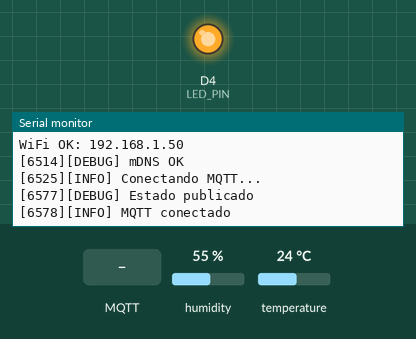
Recording of a sketch running on a simulated ESP8266 (NodeMCU). On the bench: output pins drawn as LEDs (lit = HIGH), the last lines printed to the serial monitor. Inputs (shaded band) come from the test bench; at power-on: humidity 55 %, temperature 24 °C. WiFi joins after 1.5 s; servers stay silent unless stated; random numbers use the default seed unless the sketch sets one; no MQTT or app messages arrive unless stated.

Above: at 7.3 s.
7.4 s: MQTT message "PING" arrives on the first subscribed topic
At 8.6 s:
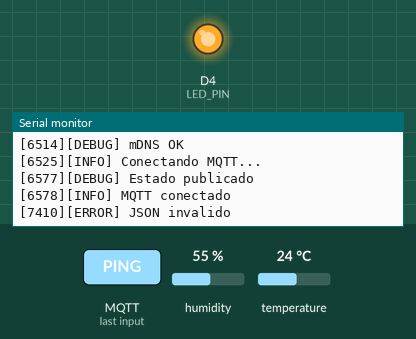
8.9 s: MQTT message "1" arrives on the first subscribed topic
At 9.5 s:
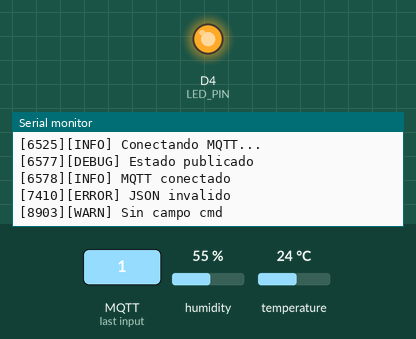

Measured:
- after the input at 7.4 s, the serial monitor: prints a new line at once (image 1)
- after the input at 8.9 s, the serial monitor: prints a new line at once (image 2)

The sketch:

MQTT_Client.ino
```cpp
#include <ESP8266WiFi.h>
#include <ESP8266mDNS.h>
#include <PubSubClient.h>
#include <ArduinoJson.h>

// =====================================================
// CONFIGURACIÓN OPTIMIZADA PARA ESP8266
// =====================================================
#define USE_DHT 1
#define STATIC_IP 1
#define ENABLE_OTA 0
#define SOFTWARE_WDT_TIMEOUT 10000

// Niveles de log (reducir a 2 o 3 para ahorrar RAM)
#define CURRENT_LOG_LEVEL 4 // 2=WARN, 3=INFO, 4=DEBUG

// -----------------------------
// WIFI
// -----------------------------
const char* WIFI_SSID = "3156";
const char* WIFI_PASS = "qjuimaq62bv3s9";
const char* WIFI_HOSTNAME = "esp8266-pcroom";

#if STATIC_IP
IPAddress ip(192,168,0,150);
IPAddress gateway(192,168,0,1);
IPAddress subnet(255,255,255,0);
IPAddress dns1(192,168,0,5);
#endif

// -----------------------------
// MQTT
// -----------------------------
const char* BROKER = "192.168.0.5";
const int   BROKER_PORT = 1883;

const char* DEVICE   = "esp8266";
const char* LOCATION = "bedroom";

// Topics simplificados (sin PROGMEM para evitar problemas)
char cmdTopic[45];
char statusTopic[45];
char pongTopic[45];
char pingTopic[45];

// -----------------------------
// LED - NodeMCU LED integrado
// -----------------------------
#define LED_PIN LED_BUILTIN // GPIO2 (D4) en NodeMCU
#define LED_ON_STATE LOW
#define LED_OFF_STATE HIGH

// =====================================================
// CLIENTES Y ESTADO
// =====================================================
WiFiClient wifiClient;
PubSubClient mqtt(wifiClient);

struct SystemState {
  bool ledState;
  bool wifiConnected;
  bool mqttConnected;
  unsigned long lastWifiAttempt;
  unsigned long lastMqttAttempt;
  uint8_t wifiRetryCount;
  uint8_t mqttRetryCount;
  unsigned long lastSoftwareWdReset;
};

SystemState sysState = {false, false, false, 0, 0, 0, 0, 0};

// =====================================================
// DHT (si se habilita)
// =====================================================
#if USE_DHT
#include <DHT.h>
#define DHT_PIN D2
#define DHT_TYPE DHT22
DHT dht(DHT_PIN, DHT_TYPE);

struct SensorData {
  float temp_c;
  float temp_h;
  float temp_st;
  bool valid;
  unsigned long lastReadTime;
  uint8_t readErrors;
};

SensorData sensorData = {NAN, NAN, NAN, false, 0, 0};
#define DHT_READ_INTERVAL 3000
#define MAX_DHT_ERRORS 5
#endif

#if ENABLE_OTA
#include <ArduinoOTA.h>
#endif

// =====================================================
// HELPER: Alimentar watchdog de forma segura
// =====================================================
inline void feedWatchdog() {
  ESP.wdtFeed();
  yield();
}

// =====================================================
// SISTEMA DE LOG OPTIMIZADO
// =====================================================
enum LogLevel {
  LOG_NONE = 0,
  LOG_ERROR,
  LOG_WARN,
  LOG_INFO,
  LOG_DEBUG
};

class Logger {
private:
  static const char* getLevelStr(LogLevel level) {
    static const char* levels[] = {"", "ERROR", "WARN", "INFO", "DEBUG"};
    return levels[level];
  }

public:
  static void begin() {
    Serial.begin(115200);
    delay(10);
    Serial.println();
    feedWatchdog();
    info("Logger inicializado");
  }

  static void log(LogLevel level, const char* msg) {
    if (level > CURRENT_LOG_LEVEL) return;

    Serial.print("[");
    Serial.print(millis());
    Serial.print("][");
    Serial.print(getLevelStr(level));
    Serial.print("] ");
    Serial.println(msg);

    feedWatchdog(); // Alimentar después de cada log
  }

  static void log(LogLevel level, const String& msg) {
    log(level, msg.c_str());
  }

  static void error(const char* msg) { log(LOG_ERROR, msg); }
  static void warn(const char* msg) { log(LOG_WARN, msg); }
  static void info(const char* msg) { log(LOG_INFO, msg); }
  static void debug(const char* msg) { log(LOG_DEBUG, msg); }

  static void error(const String& msg) { log(LOG_ERROR, msg); }
  static void warn(const String& msg) { log(LOG_WARN, msg); }
  static void info(const String& msg) { log(LOG_INFO, msg); }
  static void debug(const String& msg) { log(LOG_DEBUG, msg); }
};

// =====================================================
// MANEJO DE CONEXIONES
// =====================================================
namespace NetManager {
  const unsigned long WIFI_RETRY_DELAY = 5000;
  const unsigned long MQTT_RETRY_DELAY = 3000;
  const uint8_t MAX_WIFI_RETRIES = 10;

  void buildTopics() {
    Logger::debug("Construyendo topics...");
    feedWatchdog();

    // Construcción simple sin snprintf_P para evitar problemas
    strcpy(pingTopic, "iot/ping/all");

    strcpy(cmdTopic, "iot/cmd/");
    strcat(cmdTopic, DEVICE);
    strcat(cmdTopic, "/");
    strcat(cmdTopic, LOCATION);

    strcpy(statusTopic, "iot/status/");
    strcat(statusTopic, DEVICE);
    strcat(statusTopic, "/");
    strcat(statusTopic, LOCATION);

    strcpy(pongTopic, "iot/pong/");
    strcat(pongTopic, DEVICE);
    strcat(pongTopic, "/");
    strcat(pongTopic, LOCATION);

    feedWatchdog();
    Logger::info("Topics OK");
    Logger::debug(String("CMD: ") + cmdTopic);
  }

  bool connectWiFi() {
    if (WiFi.status() == WL_CONNECTED) {
      sysState.wifiConnected = true;
      return true;
    }

    unsigned long now = millis();
    if (now - sysState.lastWifiAttempt < WIFI_RETRY_DELAY) {
      return false;
    }

    sysState.lastWifiAttempt = now;
    sysState.wifiRetryCount++;

    Logger::info("Conectando WiFi...");
    feedWatchdog();

    WiFi.mode(WIFI_STA);
    WiFi.hostname(WIFI_HOSTNAME);
    feedWatchdog();

    #if STATIC_IP
    if (!WiFi.config(ip, gateway, subnet, dns1)) {
      Logger::error("Error config IP");
    }
    feedWatchdog();
    #endif

    WiFi.begin(WIFI_SSID, WIFI_PASS);
    WiFi.setOutputPower(17);
    feedWatchdog();

    unsigned long start = millis();
    while (WiFi.status() != WL_CONNECTED && millis() - start < 10000) {
      delay(100);
      feedWatchdog(); // CRÍTICO: alimentar durante espera
    }

    if (WiFi.status() == WL_CONNECTED) {
      sysState.wifiConnected = true;
      sysState.wifiRetryCount = 0;

      Serial.print("WiFi OK: ");
      Serial.println(WiFi.localIP());
      feedWatchdog();

      if (MDNS.begin(WIFI_HOSTNAME)) {
        Logger::debug("mDNS OK");
      }
      feedWatchdog();

      #if ENABLE_OTA
      ArduinoOTA.begin();
      Logger::info("OTA habilitado");
      feedWatchdog();
      #endif

      return true;
    } else {
      Logger::warn("WiFi fallo");

      if (sysState.wifiRetryCount >= MAX_WIFI_RETRIES) {
        Logger::error("Max reintentos. Reiniciando...");
        delay(1000);
        ESP.restart();
      }
      return false;
    }
  }

  void publishSystemStatus() {
    StaticJsonDocument<256> doc;

    doc["status"] = "online";
    doc["device"] = DEVICE;
    doc["location"] = LOCATION;
    doc["ip"] = WiFi.localIP().toString();
    doc["uptime"] = millis() / 1000;
    doc["heap"] = ESP.getFreeHeap();

    #if USE_DHT
    if (sensorData.valid) {
      doc["temp_c"] = sensorData.temp_c;
      doc["temp_h"] = sensorData.temp_h;
      doc["temp_st"] = sensorData.temp_st;
    }
    #endif

    char buffer[256];
    serializeJson(doc, buffer);
    feedWatchdog();

    if (mqtt.publish(statusTopic, buffer, false)) {
      Logger::debug("Estado publicado");
    } else {
      Logger::warn("Fallo publicar");
    }
  }

  bool connectMQTT() {
    if (!sysState.wifiConnected) return false;

    if (mqtt.connected()) {
      sysState.mqttConnected = true;
      return true;
    }

    unsigned long now = millis();
    if (now - sysState.lastMqttAttempt < MQTT_RETRY_DELAY) {
      return false;
    }

    sysState.lastMqttAttempt = now;
    sysState.mqttRetryCount++;

    Logger::info("Conectando MQTT...");
    feedWatchdog();

    mqtt.setBufferSize(512);
    feedWatchdog();

    String clientId = String(DEVICE) + "-" + String(random(0xffff), HEX);

    if (mqtt.connect(clientId.c_str())) {
      sysState.mqttConnected = true;
      sysState.mqttRetryCount = 0;

      feedWatchdog();
      mqtt.subscribe(pingTopic);
      feedWatchdog();
      mqtt.subscribe(cmdTopic);
      feedWatchdog();

      publishSystemStatus();

      Logger::info("MQTT conectado");
      return true;
    } else {
      Logger::warn("MQTT fallo");
      delay(MQTT_RETRY_DELAY);
      feedWatchdog();
      return false;
    }
  }
}

// =====================================================
// MANEJO DE SENSORES
// =====================================================
#if USE_DHT
namespace SensorManager {
  void init() {
    Logger::debug("Inicializando DHT...");
    feedWatchdog();
    dht.begin();
    feedWatchdog();
    Logger::info("Sensor DHT OK");
  }

  bool readData() {
    unsigned long now = millis();

    if (now - sensorData.lastReadTime < DHT_READ_INTERVAL && sensorData.valid) {
      return sensorData.valid;
    }

    sensorData.lastReadTime = now;
    feedWatchdog();

    float t = dht.readTemperature();
    feedWatchdog();
    float h = dht.readHumidity();
    feedWatchdog();

    if (isnan(t) || isnan(h) || t < -40 || t > 80 || h < 0 || h > 100) {
      sensorData.readErrors++;
      Logger::warn("DHT lectura invalida");

      if (sensorData.readErrors >= MAX_DHT_ERRORS) {
        Logger::error("Max errores DHT");
      }
      return false;
    }

    sensorData.temp_c = t;
    sensorData.temp_h = h;
    sensorData.temp_st = dht.computeHeatIndex(t, h, false);
    sensorData.valid = true;
    sensorData.readErrors = 0;

    return true;
  }
}
#endif

// =====================================================
// MANEJO DE COMANDOS
// =====================================================
namespace CommandHandler {
  void sendPong(uint32_t time) {
    Logger::debug("sendPong INICIA");
    StaticJsonDocument<96> doc;
    doc["cmd"] = "PONG";
    doc["time"] = time;

    char buffer[96];
    serializeJson(doc, buffer);
    Logger::debug(String("PONG payload: ") + buffer);
    Logger::debug(String("PONG topic: ") + pongTopic);

    bool publishResult = mqtt.publish(pongTopic, buffer);
    Logger::debug(publishResult ? "PONG enviado OK" : "PONG ERROR - publish falló");

    feedWatchdog();
  }

  void publishConfiguration() {
    StaticJsonDocument<256> doc;

    doc["firmware"] = "1.1.1-ESP8266";
    doc["ip"] = WiFi.localIP().toString();
    doc["mac"] = WiFi.macAddress();
    doc["heap"] = ESP.getFreeHeap();
    doc["chip_id"] = String(ESP.getChipId(), HEX);

    #if USE_DHT
    doc["sensor"] = "DHT22";
    #endif

    char buffer[256];
    serializeJson(doc, buffer);
    feedWatchdog();

    char configTopic[50];
    strcpy(configTopic, "iot/config/");
    strcat(configTopic, DEVICE);
    strcat(configTopic, "/");
    strcat(configTopic, LOCATION);

    mqtt.publish(configTopic, buffer, true);
    feedWatchdog();
  }

  void process(const JsonDocument& doc) {
    if (!doc.containsKey("cmd")) {
      Logger::warn("Sin campo cmd");
      return;
    }

    const char* cmd = doc["cmd"];
    Logger::info(String("CMD: ") + cmd);
    feedWatchdog();

    if (strcmp(cmd, "PING") == 0) {
      Logger::debug("PING reconocido, calling sendPong...");
      sendPong(doc["time"] | millis());
    }
    else if (strcmp(cmd, "STATUS") == 0) {
      NetManager::publishSystemStatus();
    }
    else if (strcmp(cmd, "LED_ON") == 0) {
      digitalWrite(LED_PIN, LED_ON_STATE);
      sysState.ledState = true;
      Logger::info("LED ON");
    }
    else if (strcmp(cmd, "LED_OFF") == 0) {
      digitalWrite(LED_PIN, LED_OFF_STATE);
      sysState.ledState = false;
      Logger::info("LED OFF");
    }
    else if (strcmp(cmd, "LED_TOGGLE") == 0) {
      sysState.ledState = !sysState.ledState;
      digitalWrite(LED_PIN, sysState.ledState ? LED_ON_STATE : LED_OFF_STATE);
      Logger::info(sysState.ledState ? "LED ON" : "LED OFF");
    }
    else if (strcmp(cmd, "REBOOT") == 0) {
      Logger::warn("Reiniciando...");
      delay(500);
      ESP.restart();
    }
    else if (strcmp(cmd, "GET_CONFIG") == 0) {
      publishConfiguration();
    }
    else {
      Logger::warn("CMD desconocido");
    }
  }

  void mqttCallback(char* topic, byte* payload, unsigned int length) {
    if (length > 384) {
      Logger::error("Mensaje muy largo");
      return;
    }

    feedWatchdog();

    StaticJsonDocument<384> doc;
    DeserializationError error = deserializeJson(doc, payload, length);

    if (error) {
      Logger::error("JSON invalido");
      return;
    }

    feedWatchdog();
    process(doc);
  }
}

// =====================================================
// WATCHDOG Y MONITOREO
// =====================================================
namespace SystemMonitor {
  void feedSoftwareWatchdog() {
    sysState.lastSoftwareWdReset = millis();
    feedWatchdog();
  }

  void checkSoftwareWatchdog() {
    unsigned long now = millis();
    if (now - sysState.lastSoftwareWdReset > SOFTWARE_WDT_TIMEOUT) {
      Logger::error("WDT expirado!");
      ESP.restart();
    }
  }

  void periodicUpdate() {
    #if USE_DHT
    static unsigned long lastSensorRead = 0;
    unsigned long now = millis();
    if (now - lastSensorRead > 10000) {
      lastSensorRead = now;
      SensorManager::readData();
    }
    #endif

    feedSoftwareWatchdog();
  }
}

// =====================================================
// SETUP
// =====================================================
void setup() {
  // 1. Configurar watchdog PRIMERO
  ESP.wdtDisable();
  ESP.wdtEnable(WDTO_8S);
  feedWatchdog();

  // 2. Logger
  Logger::begin();
  Logger::info("=== ESP8266 MQTT Client ===");
  feedWatchdog();

  // 3. Hardware
  Logger::debug("Configurando LED...");
  pinMode(LED_PIN, OUTPUT);
  digitalWrite(LED_PIN, LED_OFF_STATE);
  feedWatchdog();

  // 4. Topics
  NetManager::buildTopics();
  feedWatchdog();

  // 5. DHT si está habilitado
  #if USE_DHT
  SensorManager::init();
  feedWatchdog();
  #endif

  // 6. MQTT config
  Logger::debug("Configurando MQTT...");
  mqtt.setServer(BROKER, BROKER_PORT);
  feedWatchdog();
  mqtt.setCallback(CommandHandler::mqttCallback);
  feedWatchdog();
  mqtt.setKeepAlive(60);
  feedWatchdog();

  // 7. OTA si está habilitado
  #if ENABLE_OTA
  Logger::debug("Configurando OTA...");
  ArduinoOTA.setHostname(WIFI_HOSTNAME);
  ArduinoOTA.setPassword("ota_password");
  ArduinoOTA.onStart([]() { Logger::warn("OTA inicio"); });
  ArduinoOTA.onEnd([]() { Logger::warn("OTA fin"); });
  ArduinoOTA.onError([](ota_error_t error) {
    Logger::error("OTA error");
  });
  feedWatchdog();
  #endif

  Logger::info("Setup OK");
  Serial.print("Heap libre: ");
  Serial.println(ESP.getFreeHeap());
  feedWatchdog();
}

// =====================================================
// LOOP
// =====================================================
void loop() {
  feedWatchdog(); // Al inicio del loop

  #if ENABLE_OTA
  ArduinoOTA.handle();
  feedWatchdog();
  #endif

  // Verificar WiFi
  if (WiFi.status() != WL_CONNECTED) {
    if (sysState.wifiConnected) {
      Logger::warn("WiFi desconectado");
      sysState.mqttConnected = false;
    }
    sysState.wifiConnected = false;
    NetManager::connectWiFi();
  } else {
    if (!sysState.wifiConnected) {
      sysState.wifiConnected = true;
      Logger::info("WiFi conectado");
    }

    // Verificar MQTT
    if (!mqtt.connected()) {
      if (sysState.mqttConnected) {
        Logger::warn("MQTT desconectado");
      }
      sysState.mqttConnected = false;
      NetManager::connectMQTT();
    } else {
      if (!sysState.mqttConnected) {
        sysState.mqttConnected = true;
        Logger::info("MQTT conectado");
      }
    }
  }

  if (sysState.mqttConnected) {
    mqtt.loop();
    feedWatchdog();
  }

  SystemMonitor::periodicUpdate();
  SystemMonitor::checkSoftwareWatchdog();

  delay(10);
}
```
